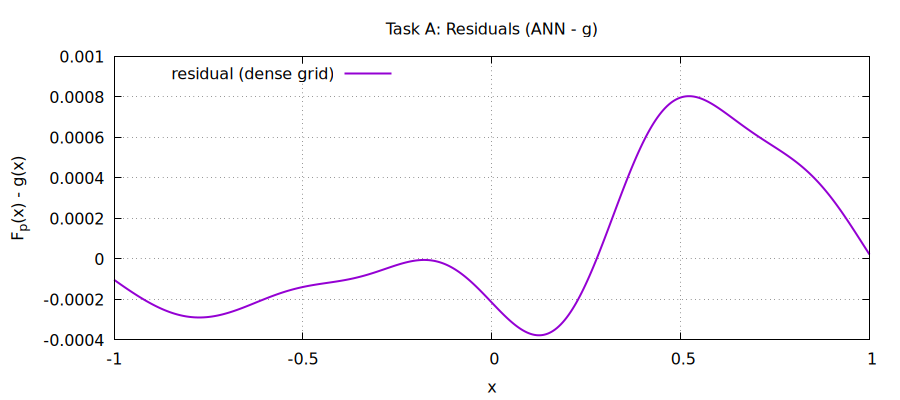

The gnuplot source for this figure:
# ann_residuals.gp
set term pngcairo size 900,400
set out 'ann_residuals.png'

set title 'Task A: Residuals (ANN - g)'
set xlabel 'x'
set ylabel 'F_p(x) - g(x)'
set grid lw 1
set key left top

g(x) = cos(5*x - 1.0) * exp(-x*x)

plot 'ann_fit.dat' using 1:($2 - g($1)) with lines lw 2 title 'residual (dense grid)'
